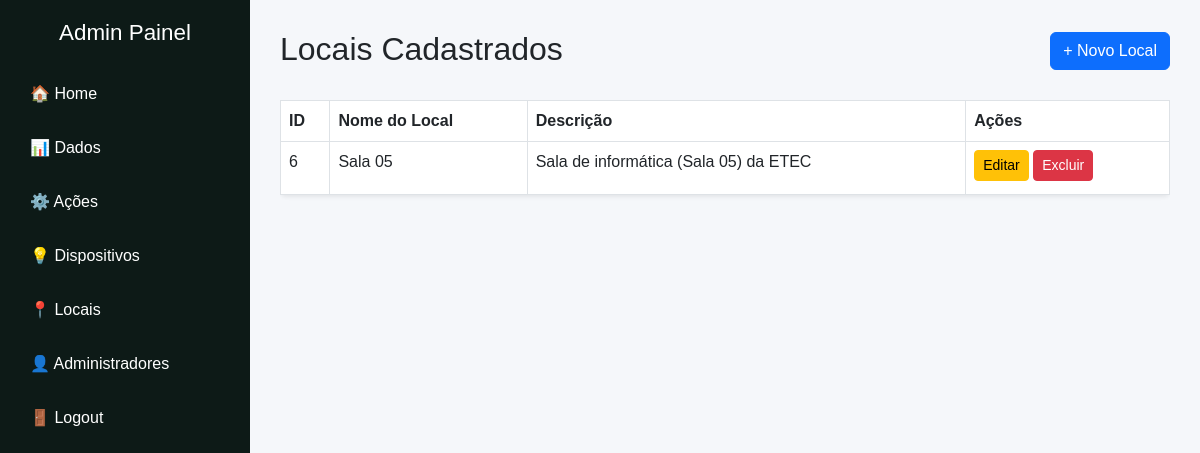
The app's page /tcc/adm/locais.php (signed in) with its own data.
### tables this page shows
CREATE TABLE `tbl_locais` (
  `id` int NOT NULL AUTO_INCREMENT,
  `locais` varchar(100) NOT NULL,
  `descricao` text NOT NULL,
  PRIMARY KEY (`id`)
);

### tcc/Models/Local/LocalDAO.php (called while the page is built, shortened)
<?php
require_once(__DIR__ . '/../../config/database.php');
class LocalDAO {
    private $conn;
    public function __construct() {
        $db = new Database();
        $this->conn = $db->getConnection();
    }
    public function listarTodos() {
        $query = "SELECT * FROM tbl_locais ORDER BY id DESC";
        $stmt = $this->conn->prepare($query);
        $stmt->execute();
        return $stmt->fetchAll(PDO::FETCH_ASSOC);
    }
}

### tcc/config/database.php (called while the page is built, shortened)
<?php
class Database {
    private $host = 'localhost';
    private $db_name = 'safelab_db';
    private $username = 'root';
    private $password = 'root';
    public function getConnection() {
        $this->conn = null;
        try {
            $this->conn = new PDO(
                "mysql:host={$this->host};dbname={$this->db_name}",
                $this->username,
                $this->password
            );
            $this->conn->setAttribute(PDO::ATTR_ERRMODE, PDO::ERRMODE_EXCEPTION);
        } catch (PDOException $e) {
            die("Erro na conexão: " . $e->getMessage());
        }
        return $this->conn;
    }
}

### tcc/adm/locais.php (the view, shortened to what this page needs)
<?php
require_once __DIR__ . '/../Models/Local/LocalDAO.php';
$localDAO = new LocalDAO();
$locais = $localDAO->listarTodos();
?>
<!DOCTYPE html>
<html lang="pt-br">
<head>
  <link href="https://cdn.jsdelivr.net/npm/bootstrap@5.3.0/dist/css/bootstrap.min.css" rel="stylesheet">
</head>
<body>
  <?php include "includes/sidebar.php"; ?>
  <div class="main-content">
    <div class="d-flex justify-content-between align-items-center mb-4">
      <h2>Locais Cadastrados</h2>
      <a href="local/cadastro-local.php" class="btn btn-primary">+ Novo Local</a>
    </div>
    <?php if (!empty($locais)) : ?>
      <div class="table-responsive">
        <table class="table table-bordered table-hover shadow-sm bg-white rounded">
          <thead>
            <tr>
              <th>ID</th>
              <th>Nome do Local</th>
              <th>Descrição</th>
              <th>Ações</th>
            </tr>
          </thead>
<tbody>
            <?php foreach ($locais as $l): ?>
              <tr>
                <td><?= htmlspecialchars($l['id']); ?></td>
                <td><?= htmlspecialchars($l['locais']); ?></td>
                <td><?= htmlspecialchars($l['descricao']); ?></td>
                <td>
                  <a href="local/editar-local.php?id=<?= $l['id']; ?>" class="btn btn-sm btn-warning">Editar</a>
                  <a href="../process/local/process_excluir_local.php?id=<?= $l['id']; ?>"
                    class="btn btn-sm btn-danger"
                    onclick="return confirm('Tem certeza que deseja excluir este usuário?');">
                    Excluir
                  </a>
                </td>
              </tr>
            <?php endforeach; ?>
          </tbody>
        </table>
      </div>
    <?php else : ?>
      <p class="text-muted">Nenhum administrador cadastrado ainda.</p>
    <?php endif; ?>
  </div>
</body>
</html>

### tcc/adm/includes/sidebar.php (style rules this page uses)
body { display: flex; min-height: 100vh; font-family: 'Poppins', sans-serif; background-color: #f5f7fa; }
.main-content { flex-grow: 1; padding: 30px; }
.main-content .btn { margin-bottom: 5px; white-space: nowrap; }

### records on screen
tbl_locais: id "6", locais "Sala 05", descricao "Sala de informática (Sala 05) da ETEC"
